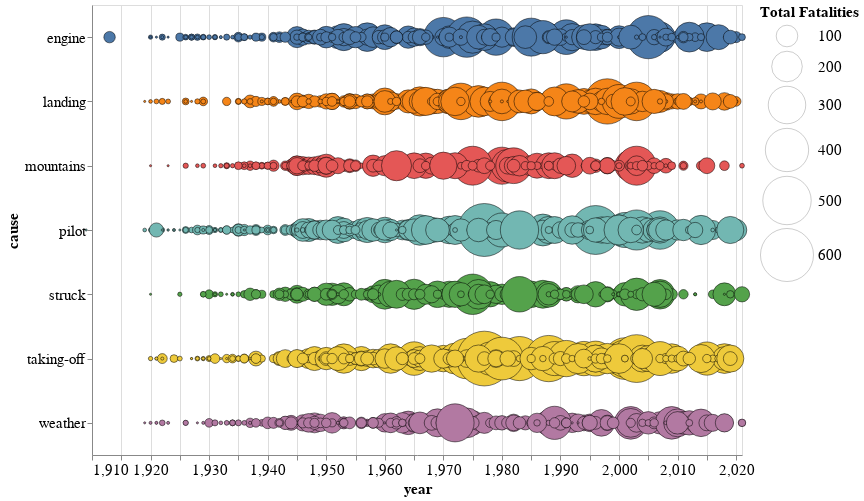

Notebook source saved alongside this figure:
### Code cell
import altair as alt


alt.Chart(frame_causes).mark_circle(
    opacity=1,
    stroke='black',
    strokeWidth=0.5
).encode(
    alt.X('year', axis=alt.Axis(labelAngle=0),  scale= alt.Scale(domain=[1910, 2021])),
    alt.Y('cause'),
    alt.Size('fatalities',
        scale=alt.Scale(range=[0, 3000]),
        legend=alt.Legend(title='Total Fatalities', symbolFillColor= 'white', 
                          symbolStrokeWidth = 0.2)
    ),
    alt.Color('cause', legend=None)
).properties(
    width=650,
    height=450
).configure_axis(
    labelFontSize=15,
    titleFontSize=15
).configure_legend(
titleFontSize=15,
labelFontSize=15
)

### Figure 1 — Vega-Lite specification as saved in the notebook (floating-point values rounded to 4 significant figures; data arrays with more than 128 entries replaced by an {"elided": "..."} marker saying what was removed)
{"config": {"view": {"continuousWidth": 400, "continuousHeight": 300}, "axis": {"labelFontSize": 15, "titleFontSize": 15}, "legend": {"labelFontSize": 15, "titleFontSize": 15}}, "data": {"name": "data-85809ec4c161b5941207d5bd8e3e818d"}, "mark": {"type": "circle", "opacity": 1, "stroke": "black", "strokeWidth": 0.5}, "encoding": {"color": {"field": "cause", "legend": null, "type": "nominal"}, "size": {"field": "fatalities", "legend": {"symbolFillColor": "white", "symbolStrokeWidth": 0.2, "title": "Total Fatalities"}, "scale": {"range": [0, 3000]}, "type": "quantitative"}, "x": {"axis": {"labelAngle": 0}, "field": "year", "scale": {"domain": [1910, 2021]}, "type": "quantitative"}, "y": {"field": "cause", "type": "nominal"}}, "height": 450, "width": 650, "$schema": "https://vega.github.io/schema/vega-lite/v4.17.0.json", "datasets": {"data-85809ec4c161b5941207d5bd8e3e818d": {"elided": "3451 records"}}}
